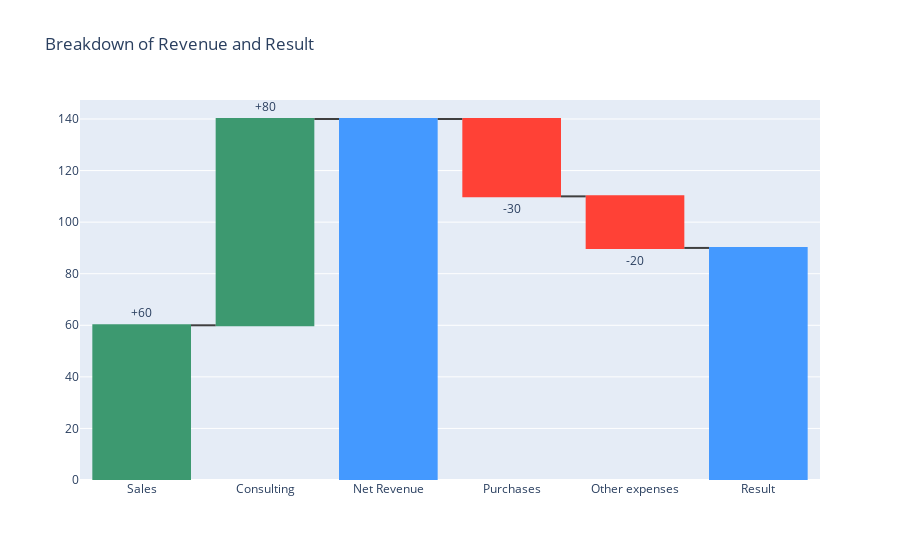

The code cell stored with this chart in its notebook:
### Code cell
fig = go.Figure(
	go.Waterfall(
		name="20",
		orientation="v",
		measure=["relative", 
				 "relative", 
				 "total", 
				 "relative", 
				 "relative", 
				 "total"],
		x=["Sales", 
		"Consulting", 
		"Net Revenue", 
		"Purchases", 
		"Other expenses", 
		"Result"],
		textposition="outside",
		text=["+60", "+80", "", "-30", "-20", ""],
		y=[60, 80, 0, -30, -20, 0],
		connector={"line":{"color":"rgb(63, 63, 63)"}},
))
fig.update_layout(
	title = "Breakdown of Revenue and Result",
	showlegend = False
)
fig.write_image("./images/ch07_25.png", width=800, height=600)
fig.show()

### Figure 1 — Plotly figure (JSON) as saved in the notebook; plotly's stock layout.template omitted (floating-point values rounded to 4 significant figures)
{"data": [{"connector": {"line": {"color": "rgb(63, 63, 63)"}}, "measure": ["relative", "relative", "total", "relative", "relative", "total"], "name": "20", "orientation": "v", "text": ["+60", "+80", "", "-30", "-20", ""], "textposition": "outside", "type": "waterfall", "x": ["Sales", "Consulting", "Net Revenue", "Purchases", "Other expenses", "Result"], "y": [60, 80, 0, -30, -20, 0]}], "layout": {"showlegend": false, "title": {"text": "Breakdown of Revenue and Result"}}}
